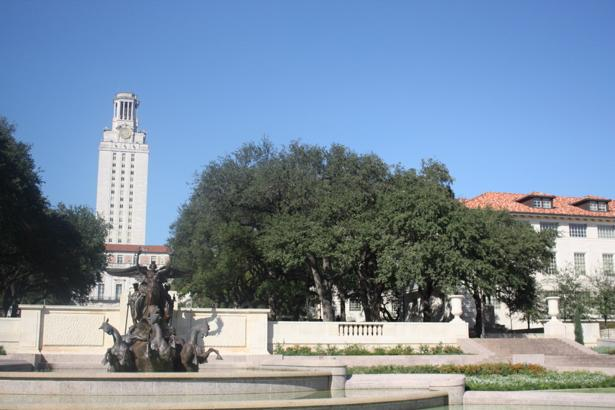
#> input picture 模式识别/模式识别课程第一次作业/images/uttower1.jpg, 615 x 410 px, found by its file name
$ python SIFT_RN.py
#> lines starting #> are read from the running program, lines starting #| are printed output that depends on the picture
import random
import math
import cv2
import matplotlib.pyplot as plt
import matplotlib.image as mpimg
from PIL import Image
import numpy as np
"""
https://zhuanlan.zhihu.com/p/62238520
RANSAC是通过反复选择数据集去估计出模型，一直迭代到估计出认为比较好的模型。
具体的实现步骤可以分为以下几步：
1.选择出可以估计出模型的最小数据集；(对于直线拟合来说就是两个点，对于计算Homography矩阵就是4个点)
2.使用这个数据集来计算出数据模型；
3.将所有数据带入这个模型，计算出“内点”的数目；(累加在一定误差范围内的适合当前迭代推出模型的数据)
4.比较当前模型和之前推出的最好的模型的“内点“的数量，记录最大“内点”数的模型参数和“内点”数；
5.重复1-4步，直到迭代结束或者当前模型已经足够好了(“内点数目大于一定数量”)。
"""
#设置一个至少10个匹配的条件（有MinMatchNum指定）来找目标
MinMatchNum = 20
#读取照片
L = cv2.imread('images\\uttower1.jpg')          # queryImage
#> L is the input picture: shape (410, 615, 3); mean B, G, R 159, 140, 121.9
R = cv2.imread('images\\uttower2.jpg')          # trainImage
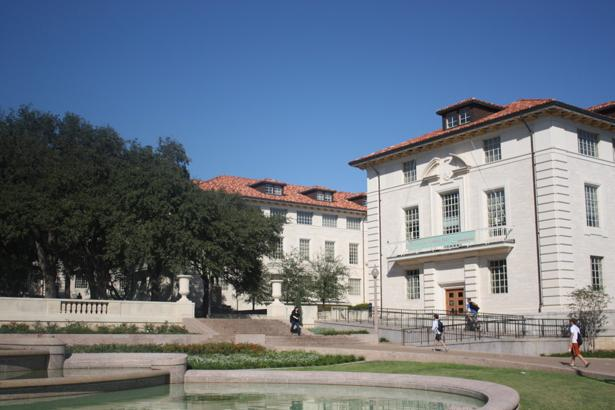
#> input picture 模式识别/模式识别课程第一次作业/images/uttower2.jpg, 615 x 410 px, found by its file name
#> R is the input picture: shape (410, 615, 3); mean B, G, R 132.1, 118.9, 107.7
#高斯滤波
L = cv2.GaussianBlur(L,(3,3),0)
R = cv2.GaussianBlur(R,(3,3),0)
#创建sift检测器
sift = cv2.xfeatures2d.SIFT_create()
# 计算所有特征点的特征值kp和特征向量des并获取
left_kp, left_des = sift.detectAndCompute(R, None)
#> left_kp = 1800 keypoints; strongest (x, y, size): (575, 330, 5.8), (264, 312, 4.1), (474, 307, 5.3), (184, 285, 8.6)
righ_kp, righ_des = sift.detectAndCompute(L, None)
#> righ_kp = 2064 keypoints; strongest (x, y, size): (540, 330, 4.3), (503, 315, 12.5), (172, 293, 4.8), (240, 335, 41.2)
# print(L.shape)
# BFMatcher爆力解决匹配，但是不好的特征值匹配较多
bf = cv2.BFMatcher()
matches = bf.knnMatch(left_des, righ_des, k=2)
#> matches = 1800 matches
# 进行特征点匹配筛选
BetterChoose1 = []
for m, n in matches:
    #认为第一近的点小于第二近的点一倍以上是好的匹配BetterChoose1
    if m.distance < 0.5 * n.distance:
        BetterChoose1.append(m)
#> after the loop, BetterChoose1 = 317 matches
# 但是由于爆力匹配的较好结果BetterChoose1匹配效果仍然不理想。
# 所以我们想到用Ransat的方法优化匹配结果
BetterChoose2 = np.expand_dims(BetterChoose1, 1)
match = cv2.drawMatchesKnn(L, left_kp, R, righ_kp, BetterChoose2[:], None, flags=2)
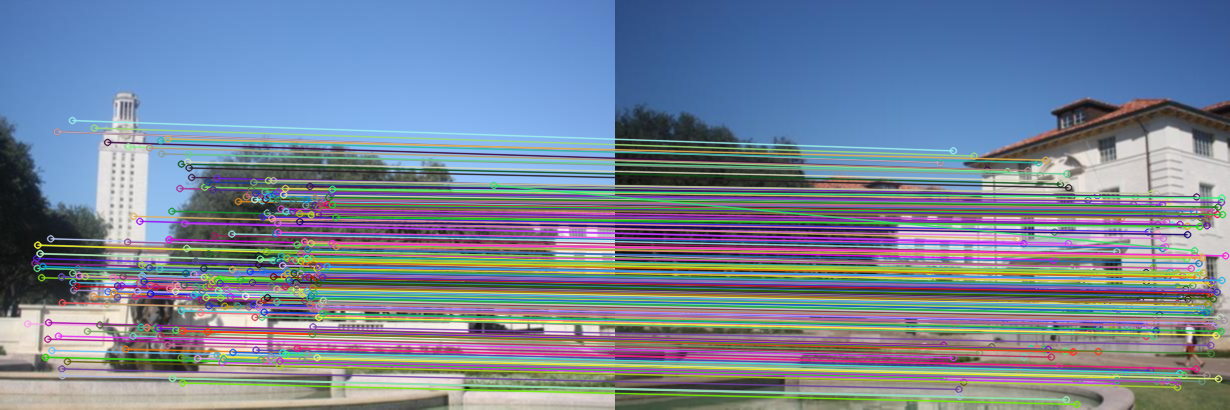
#> match: shape (410, 1230, 3); mean B, G, R 151.5, 132.3, 119
# 判断是否当前模型已经符合超过MinMatchNum个点
if len(BetterChoose1) > MinMatchNum:
    # 获取关键点的坐标
    src_pts = np.float32([left_kp[m.queryIdx].pt for m in BetterChoose1]).reshape(-1, 1, 2)
#> src_pts = 317 rows, first 8: [27.21, 323.4], [34.51, 262.8], [34.51, 262.8], [36.26, 258], [36.78, 267.9], [37.31, 244.7], [37.31, 244.7], [39.63, 253.2]
    dst_pts = np.float32([righ_kp[m.trainIdx].pt for m in BetterChoose1]).reshape(-1, 1, 2)
#> dst_pts = 317 rows, first 8: [308.8, 345.9], [311.6, 288.4], [311.6, 288.4], [313.1, 283.9], [314.2, 293.1], [313.5, 271], [313.5, 271], [316.2, 279.1]
    #在这里调用RANSAC方法得到解H
    H, modle = cv2.findHomography(src_pts, dst_pts, cv2.RANSAC, 5.0)
#> H = [[0.771, 0.0504, 265.4], [-0.136, 0.924, 43.93], [-0.000355, -3.39e-05, 1]]; modle = 317 values, max 1 at index 0, min 0 at index 314, mean 0.991
    wrap = cv2.warpPerspective(R, H, (R.shape[1] + R.shape[1], R.shape[0] + R.shape[0]))
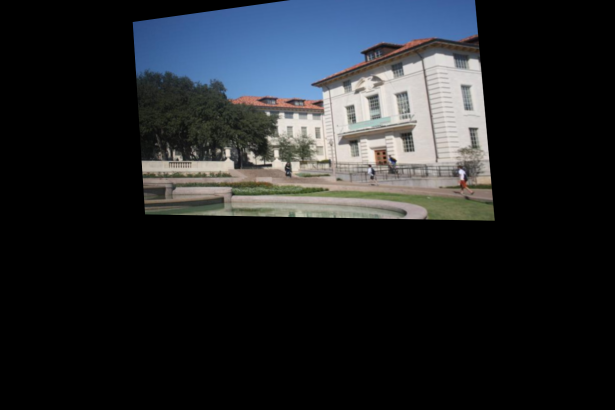
#> wrap: shape (820, 1230, 3) (shown at 1/2 size); mean B, G, R 39.7, 36.5, 33.7
    wrap[0:R.shape[0], 0:R.shape[1]] = L
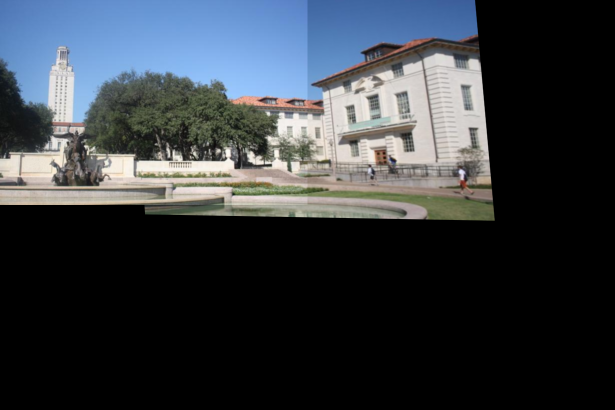
#> wrap: shape (820, 1230, 3) (shown at 1/2 size); mean B, G, R 64.1, 58.4, 53
    #得到新的位置
    rows, cols = np.where(wrap[:, :, 0] != 0)
    min_row, max_row = min(rows), max(rows) + 1
#> min_row = 0; max_row = 442
    min_col, max_col = min(cols), max(cols) + 1
#> min_col = 0; max_col = 990
    # 去除黑色无用部分
    LeftAndRight = wrap[min_row:max_row, min_col:max_col, :]
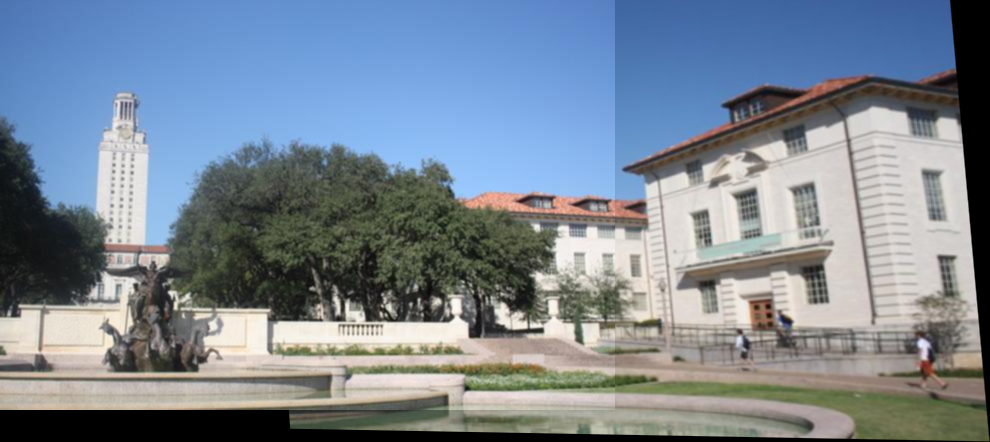
#> LeftAndRight: shape (442, 990, 3); mean B, G, R 147.7, 134.6, 122.2
# 将图片结果进行显示
scal = 0.7 #蹄片显示比例控制
cv2.imshow('connect', cv2.resize(match, (0, 0), fx=scal, fy=scal, interpolation=cv2.INTER_NEAREST))
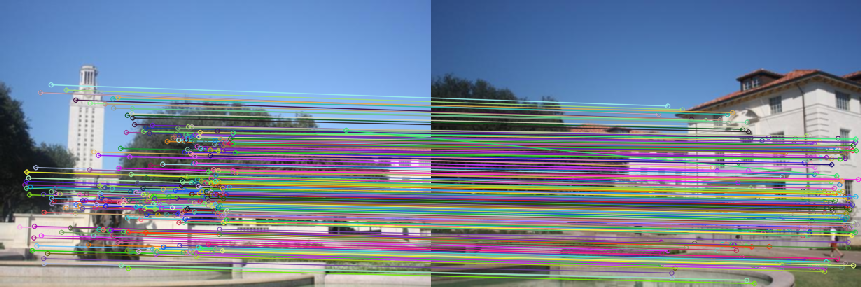
#> window 'connect': shape (287, 861, 3); mean B, G, R 151.5, 132.3, 118.8
cv2.imshow('LeftAndRightg',cv2.resize(LeftAndRight, (0, 0), fx=scal, fy=scal, interpolation=cv2.INTER_NEAREST))
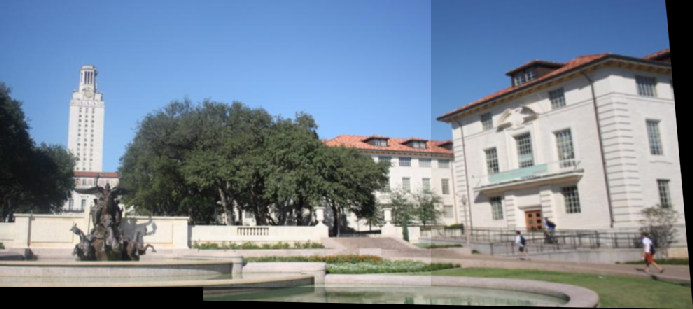
#> window 'LeftAndRightg': shape (309, 693, 3); mean B, G, R 148.1, 134.8, 122.4
cv2.waitKey(0)
cv2.destroyAllWindows()
